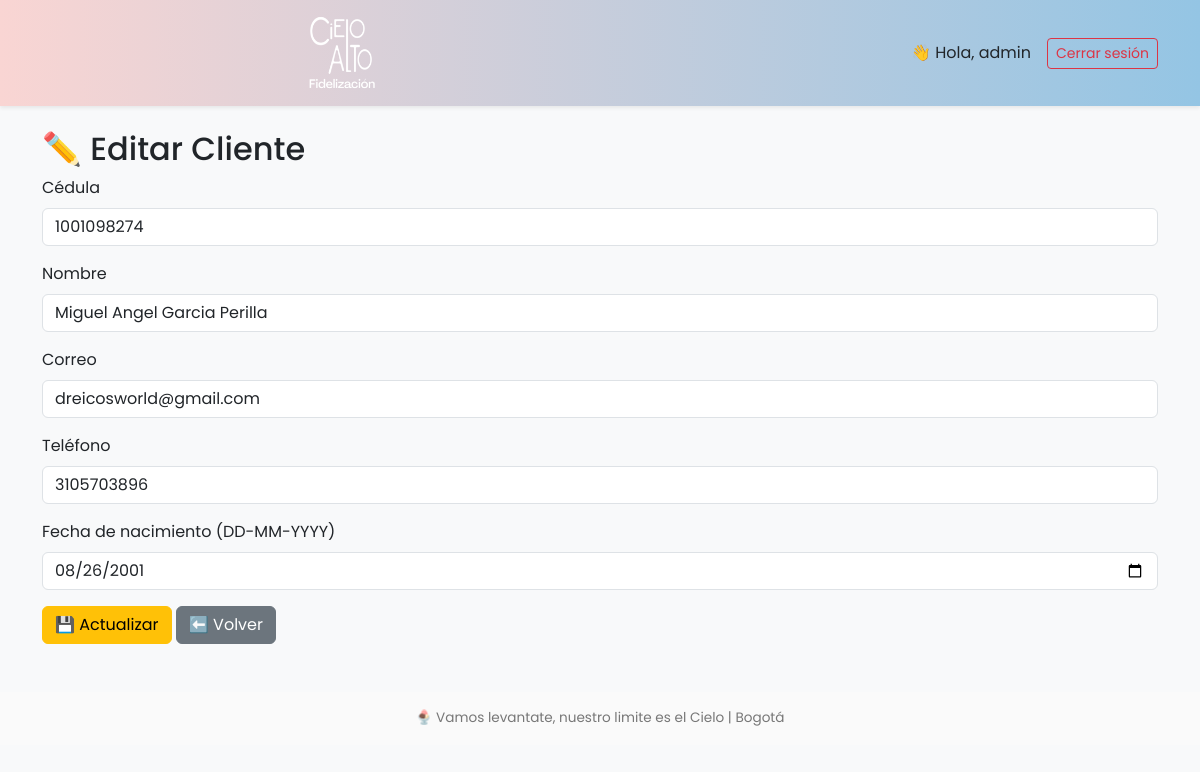
The page /clientes/editar/1 (signed in) on the database its author committed.
### models/login.py (models this page shows, shortened)
class Login(UserMixin, db.Model):
    id = db.Column(db.Integer, primary_key=True)
    username = db.Column(db.String(50), unique=True, nullable=False)
    password_hash = db.Column(db.String(128), nullable=False)
    rol = db.Column(db.String(20), nullable=False, default="general")

### models/cliente.py (models this page shows, shortened)
class Cliente(db.Model):
    __tablename__ = 'clientes'
    id = db.Column(db.Integer, primary_key=True)
    cedula = db.Column(db.String(20), unique=True, nullable=False)
    nombre = db.Column(db.String(100), nullable=False)
    correo = db.Column(db.String(120), unique=True, nullable=False)
    telefono = db.Column(db.String(20), nullable=True)
    fecha_nacimiento = db.Column(db.Date, nullable=True)
    puntos = db.Column(db.Integer, default=0)

### routes/cliente.py (the view, shortened to what this page needs)
@cliente_bp.route("/editar/<int:cliente_id>", methods=["GET", "POST"])
@role_required("admin")
def editar_cliente(cliente_id):
    cliente = Cliente.query.get_or_404(cliente_id)
    form = ClienteForm(cliente_id=cliente.id, obj=cliente)
    return render_template("clientes/editar.html", form=form, cliente=cliente)

### forms/cliente_form.py (shortened to what this page needs)
class ClienteForm(FlaskForm):
    cedula = StringField("Cédula", validators=[DataRequired()])
    nombre = StringField("Nombre", validators=[DataRequired()])
    correo = StringField("Correo", validators=[DataRequired(), Email()])
    telefono = StringField("Teléfono")
    fecha_nacimiento = DateField(
        "Fecha de nacimiento (DD-MM-YYYY)",
        format="%Y-%m-%d"
    )
    submit = SubmitField("Guardar")
    def __init__(self, cliente_id=None, *args, **kwargs):
        super().__init__(*args, **kwargs)
        self.cliente_id = cliente_id  # guardamos el id si es edición

### app.py (called while the page is built)
@login_manager.user_loader
def load_user(user_id):
    return Login.query.get(int(user_id))

### templates/clientes/editar.html (shortened to what this page needs)
{% extends "base.html" %}
{% block content %}
<h2>✏️ Editar Cliente</h2>
<form method="POST">
    <div class="mb-3">
        {{ form.cedula.label(class="form-label") }}
        {{ form.cedula(class="form-control") }}
    </div>
    <div class="mb-3">
        {{ form.nombre.label(class="form-label") }}
        {{ form.nombre(class="form-control") }}
    </div>
    <div class="mb-3">
        {{ form.correo.label(class="form-label") }}
        {{ form.correo(class="form-control") }}
    </div>
    <div class="mb-3">
        {{ form.telefono.label(class="form-label") }}
        {{ form.telefono(class="form-control") }}
    </div>
    <div class="mb-3">
        {{ form.fecha_nacimiento.label(class="form-label") }}
        {{ form.fecha_nacimiento(class="form-control", type="date") }}
    </div>
    <button type="submit" class="btn btn-warning">💾 Actualizar</button>
    <a href="{{ url_for('cliente.listar_clientes') }}" class="btn btn-secondary">⬅️ Volver</a>
</form>
{% endblock %}

### templates/base.html (shortened to what this page needs)
<!DOCTYPE html>
<html lang="es">
<head>
  <link rel="stylesheet" href="https://cdn.jsdelivr.net/npm/bootstrap@5.3.2/dist/css/bootstrap.min.css">
  <link rel="stylesheet" href="{{ url_for('static', filename='css/styles.css') }}">
</head>
<body class="bg-light" style="font-family: 'Poppins', sans-serif;">
<nav class="navbar navbar-expand-lg shadow-sm" style="background: linear-gradient(90deg, #f9d5d3, #94c5e4);">
  <div class="container">
    <a class="navbar-brand d-flex align-items-center fw-bold text-dark"
      {% if request.endpoint in ['users.consulta', 'users.resultados'] %}
        href="#"
        onclick="return false;"
      {% else %}
        href="{{ url_for('index') }}"
      {% endif %}>
      <img src="{{ url_for('static', filename='img/logo.png') }}" alt="Logo Cielo Alto" class="me-2" style="height:80px;">
    </a>
    <div class="ms-auto d-flex align-items-center">
      {% if current_user.is_authenticated %}
        <span class="me-3">👋 Hola, {{ current_user.username }}</span>
        <a href="{{ url_for('auth.logout') }}" class="btn btn-outline-danger btn-sm">Cerrar sesión</a>
      {% else %}
        <a href="{{ url_for('auth.login') }}" class="btn btn-outline-primary btn-sm">Iniciar sesión</a>
      {% endif %}
    </div>
  </div>
</nav>
  <div class="container my-4">
    {% block content %}{% endblock %}
  </div>
  <footer class="text-center py-3 mt-5" style="background-color: #fafafa; font-size: 0.85rem; color:#777;">
    <p class="mb-0">🍨 Vamos levantate, nuestro limite es el Cielo | Bogotá</p>
  </footer>
</body>
</html>

### static/css/styles.css (style rules this page uses)
.navbar-brand img { height: 80px; width: auto; }
.navbar .navbar-brand { margin-left: auto; margin-right: auto; }

### rows shown on the page
Login: username "admin"
Cliente: cedula "1001098274", nombre "Miguel Angel Garcia Perilla", correo "dreicosworld@gmail.com", telefono "3105703896", fecha_nacimiento "08/26/2001"
